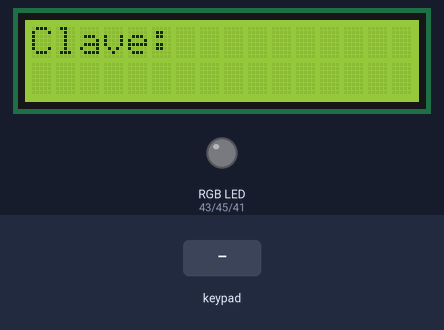
This sketch was run on a simulated Arduino Mega 2560, built with avr-gcc and run on an emulated ATmega2560. Parts: 16×2 character LCD, an RGB LED mixed from three pins (HIGH = lit). The inputs (shaded band) are chosen by the test bench.

Above: at 4.2 s.
4.3 s: keypad keys 2 2 2 4 2 6 2 8 pressed 0.4 s apart
At 8.5 s:
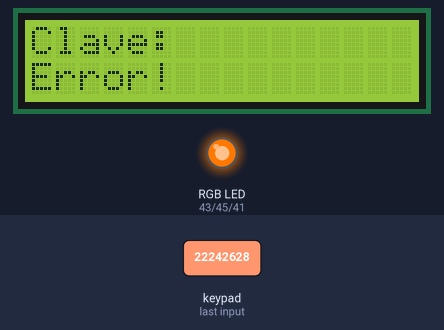
9.0 s: key '#' pressed
12.0 s: keypad keys 2 2 2 4 2 6 2 8 # pressed 0.4 s apart
At 19.7 s:
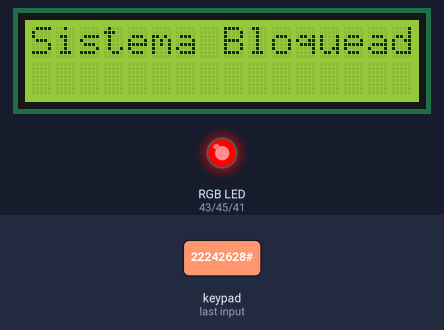
24.6 s: key '1' pressed
27.6 s: key '2' pressed
At 30.5 s:
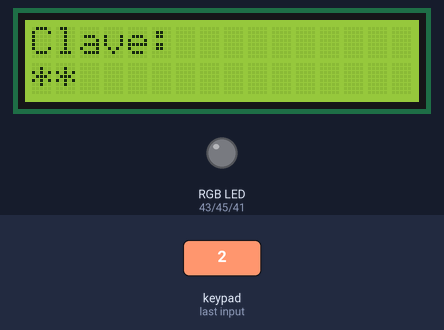
Timing chart, 0 to 31.6 s (numbered marks = the images above; inputs shaded):
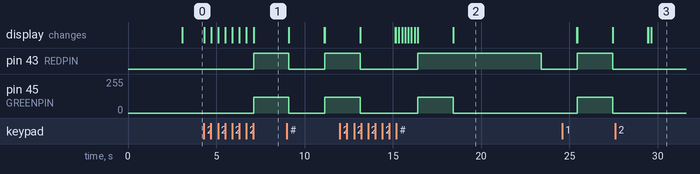

Measured:
- after the input at 4.3 s, pin 43 (REDPIN): LOW → HIGH after 2.8 s; pin 45 (GREENPIN): 0/255 → 120/255 after 2.8 s; the display: first changes at once (image 1 shows a later state)
- after the input at 12.0 s, the display: first differs from a run without the input after 3.2 s (image 2 shows a later state)
- after the input at 27.6 s, the display: first differs from a run without the input after 2.0 s (image 3)

The sketch:

Sistema_de_seguridad.ino
```cpp
#include <LiquidCrystal.h>
#include <Keypad.h>

//Initialize LiquidCrystal
const int rs = 12, en = 11, d4 = 5, d5 = 4, d6 = 3, d7 = 2;
LiquidCrystal lcd(rs, en, d4, d5, d6, d7);

//Initialize Keypad
#define ROWS 4
#define COLS 3
char keys[ROWS][COLS] = {
  {'1','2','3'},
  {'4','5','6'},
  {'7','8','9'},
  {'*','0','#'}
};
byte rowPins[ROWS] = {22, 24, 26, 28}; //connect to the row pinouts of the keypad
byte colPins[COLS] = {23, 25, 27}; //connect to the column pinouts of the keypad
Keypad keypad = Keypad( makeKeymap(keys), rowPins, colPins, ROWS, COLS );

//Initialize SYSTEM SECURITY variables
int pos=0;
int intentos = 0;
//Password
char clave[7] = {'8','7','6','1','8','9','#'};
char tecla[7]={'0','0','0','0','0','0','#'};

//Pin connection for RGB LED (Always in the POWER field)
#define REDPIN 43
#define GREENPIN 45
#define BLUEPIN 41

void setup(){
  //Initialize RGB LED
  pinMode(REDPIN, OUTPUT);
  pinMode(GREENPIN, OUTPUT);
  pinMode(BLUEPIN, OUTPUT);

  lcd.begin(16, 2);
  mostrar(0,0,"Bienvenido!");
  delay(3000);
  lcd.clear();
}
void loop(){
    sistemaSeguridad();
}
void sistemaSeguridad(){
    if(intentos < 3){
        introducirClave();
    }
    else{
        sistemaBloqueado();
    }
}
void introducirClave(){
  mostrar(0,0,"Clave:");
  char key = keypad.getKey();
  if(key){
    if(key=='#'||pos==7){
      verificar();
    }else{
      leerClave(key);
    }
  }
}
void leerClave(char key){
  mostrar(pos,1,"*");
  tecla[pos]=key;
  pos++;
}
void verificar(){
    for(pos=0;pos<7;pos++){
      if(tecla[pos]!=clave[pos]){
        claveIncorrecta();
        return;
      }
    }
    claveCorrecta();
}
void claveIncorrecta(){
  limpiarAbajo();
  mostrar(0,1,"Error!");
  tecla[6]='#';
  asignarColor(255,120,0,2000); //Orange and wait 2 seconds.
  if(intentos<2){
    mostrar(0,1," intente de nuevo!");
    asignarColor(0,0,0,2000); //Led turn off...
    }
  lcd.clear();
  pos = 0;
  intentos++;
}
void claveCorrecta(){
  mostrar(0,1,"Correcto");
  delay(1500);
  lcd.clear();
  mostrar(0,0,"   Bienvenido");
  asignarColor(0,255,0,2000);  //Green
  asignarColor(0,0,0,2000);
  desbloquearSistema();
  lcd.clear();
}
void sistemaBloqueado(){
  mostrar(0,0,"Sistema Bloqueado");
  asignarColor(255,0,0,5000);  //Red
  asignarColor(0,0,0,2000);
  pos = intentos = 0;
  lcd.clear();
}
void desbloquearSistema(){
    asignarColor(120,0,255,1000);
    asignarColor(255,0,120,1000);
    asignarColor(255,0,255,1000);
    asignarColor(255,0,120,1000);
    asignarColor(255,0,255,1000);
    asignarColor(255,0,120,1000);
    asignarColor(120,0,255,1000);
    asignarColor(255,0,255,1000);
    asignarColor(255,0,120,1000);
    asignarColor(120,0,255,1000);
    pos=intentos=0;
}
void cambiarColor(int red, int green, int blue){
  analogWrite(REDPIN,red);
  analogWrite(GREENPIN,green);
  analogWrite(BLUEPIN,blue);
}
void asignarColor(int r, int g, int b, int time_ms){
  cambiarColor(r,g,b);
  delay(time_ms);
}
void mostrar(int c, int f, char message[]){

  lcd.setCursor(c, f);
  lcd.print(message);
}
void limpiarAbajo(){

  lcd.setCursor(0, 1);
  lcd.print("                       ");
}
```
